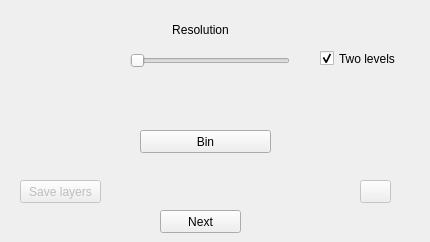
       <widget class="QWidget" name="tab_10">
        <attribute name="title">
         <string>Hexabinning</string>
        </attribute>
        <widget class="QSlider" name="horizontalSlider_resolution">
         <property name="geometry">
          <rect>
           <x>130</x>
           <y>50</y>
           <width>160</width>
           <height>22</height>
          </rect>
         </property>
         <property name="orientation">
          <enum>Qt::Horizontal</enum>
         </property>
        </widget>
        <widget class="QLabel" name="label_8">
         <property name="geometry">
          <rect>
           <x>170</x>
           <y>20</y>
           <width>61</width>
           <height>20</height>
          </rect>
         </property>
         <property name="text">
          <string>Resolution</string>
         </property>
         <property name="alignment">
          <set>Qt::AlignCenter</set>
         </property>
        </widget>
        <widget class="QLabel" name="label_resolution">
         <property name="geometry">
          <rect>
           <x>230</x>
           <y>20</y>
           <width>31</width>
           <height>20</height>
          </rect>
         </property>
         <property name="text">
          <string/>
         </property>
        </widget>
        <widget class="QPushButton" name="btn_bin">
         <property name="geometry">
          <rect>
           <x>140</x>
           <y>130</y>
           <width>131</width>
           <height>23</height>
          </rect>
         </property>
         <property name="text">
          <string>Bin</string>
         </property>
        </widget>
        <widget class="QPushButton" name="binning_next_pushButton">
         <property name="geometry">
          <rect>
           <x>160</x>
           <y>210</y>
           <width>81</width>
           <height>23</height>
          </rect>
         </property>
         <property name="text">
          <string>Next</string>
         </property>
        </widget>
        <widget class="QLabel" name="label_binning_saved">
         <property name="geometry">
          <rect>
           <x>120</x>
           <y>180</y>
           <width>221</width>
           <height>20</height>
          </rect>
         </property>
         <property name="font">
          <font>
           <weight>75</weight>
           <bold>true</bold>
          </font>
         </property>
         <property name="text">
          <string/>
         </property>
        </widget>
        <widget class="QPushButton" name="btnSaveBinned">
         <property name="enabled">
          <bool>false</bool>
         </property>
         <property name="geometry">
          <rect>
           <x>20</x>
           <y>180</y>
           <width>81</width>
           <height>23</height>
          </rect>
         </property>
         <property name="text">
          <string>Save layers</string>
         </property>
        </widget>
        <widget class="QPushButton" name="btn_saved_binned_layers_loc">
         <property name="enabled">
          <bool>false</bool>
         </property>
         <property name="geometry">
          <rect>
           <x>360</x>
           <y>180</y>
           <width>31</width>
           <height>23</height>
          </rect>
         </property>
         <property name="text">
          <string/>
         </property>
        </widget>
        <widget class="QCheckBox" name="chkBox_binning_two_levels">
         <property name="geometry">
          <rect>
           <x>320</x>
           <y>50</y>
           <width>101</width>
           <height>17</height>
          </rect>
         </property>
         <property name="text">
          <string>Two levels</string>
         </property>
         <property name="checked">
          <bool>true</bool>
         </property>
        </widget>
       </widget>
